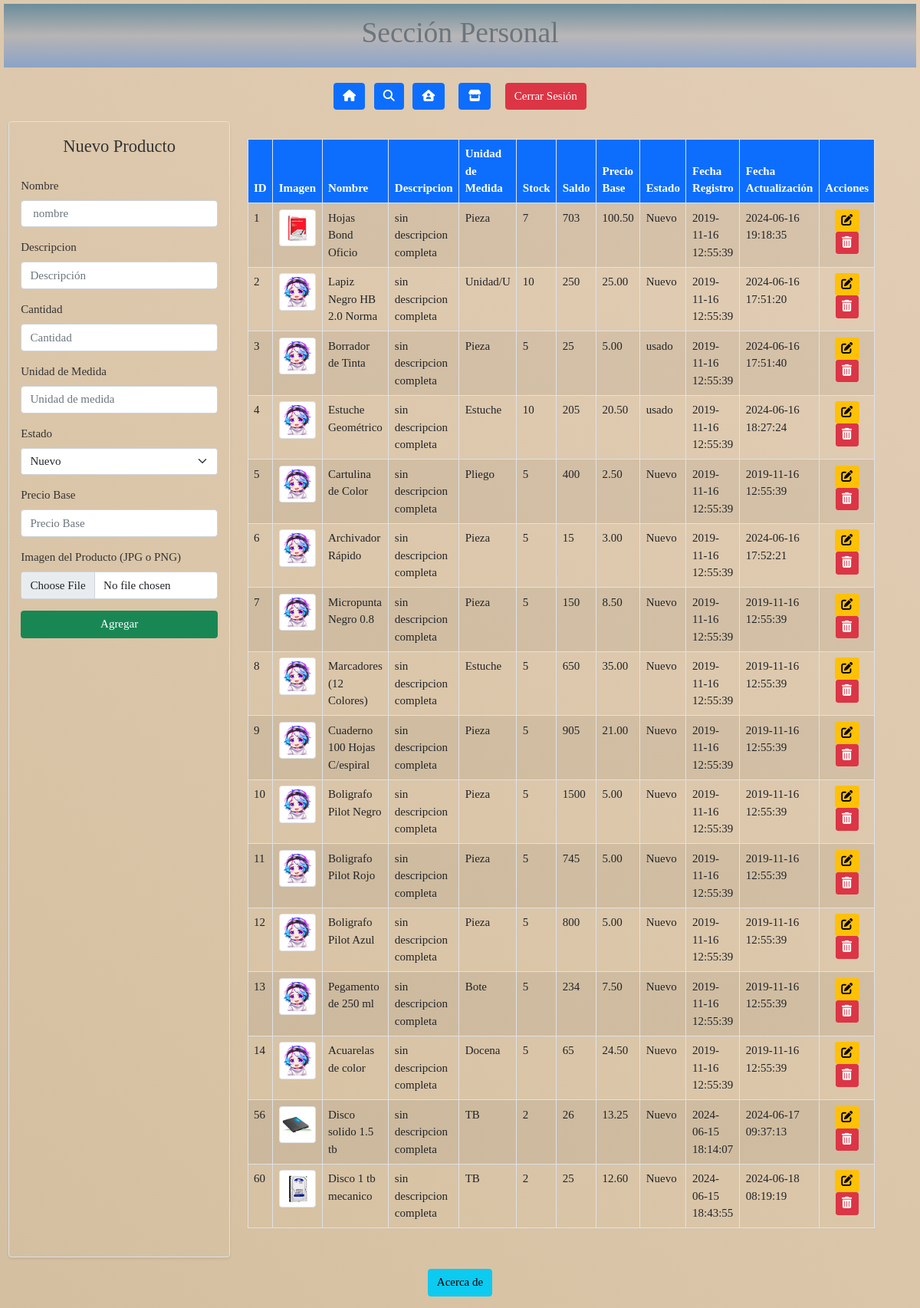
Page /php/pantallas/user.php on the earlier database version.
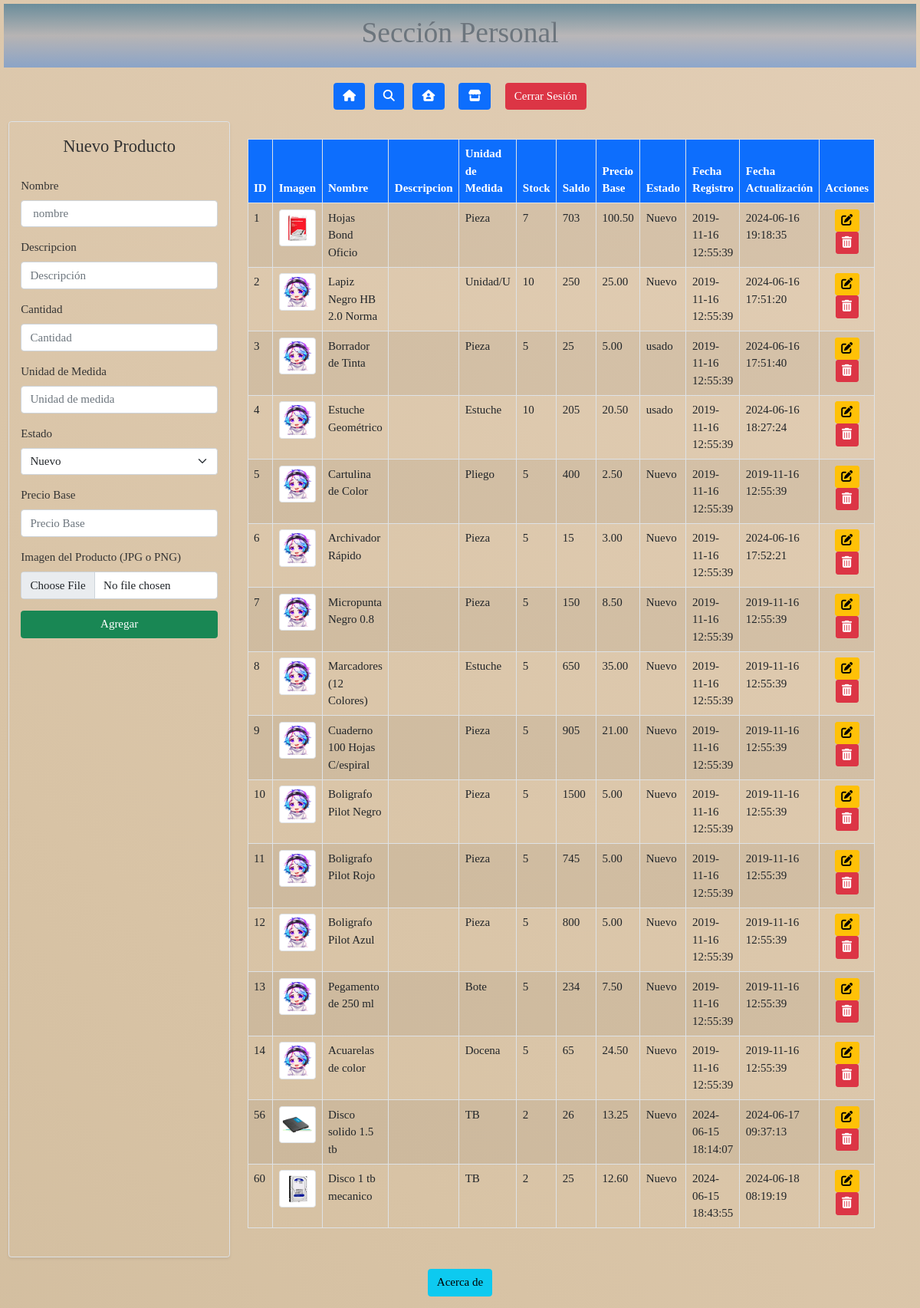
Same page on the later database version.
### tables this page shows
CREATE TABLE `producto` (
  `id` int(11) NOT NULL AUTO_INCREMENT,
  `descripcion` varchar(150) NOT NULL,
  descripcion_complete tinytext ,
  `stock` int(20) NOT NULL DEFAULT 5,
  `unidadMedida` varchar(25) NOT NULL,
  `saldo` double(11,0) NOT NULL,
  `precioBase` decimal(18,2) NOT NULL,
  `fechaRegistro` timestamp NOT NULL DEFAULT current_timestamp(),
  `fechaActualizacion` timestamp NULL DEFAULT NULL,
  `img` varchar(400) NOT NULL DEFAULT 'back.png',
  `idUsuario` int(11) DEFAULT 1,
  `estado` int(11) DEFAULT 1,
  `categoria` int(11) DEFAULT 1,
  PRIMARY KEY (`id`),
  KEY `fk_producto_usuario` (`idUsuario`),
  KEY `fk_producto_estadoproducto` (`estado`),
  CONSTRAINT `fk_producto_estadoproducto` FOREIGN KEY (`estado`) REFERENCES `estadoproducto` (`idestadoProducto`),
  CONSTRAINT `fk_producto_usuario` FOREIGN KEY (`idUsuario`) REFERENCES `usuario` (`idUsuario`)
);

CREATE TABLE `estadoproducto` (
  `idestadoProducto` int(11) NOT NULL AUTO_INCREMENT,
  `estado` varchar(25) NOT NULL,
  PRIMARY KEY (`idestadoProducto`)
);

### php/pantallas/user.php (the view, shortened to what this page needs)
<!DOCTYPE html>
<html lang="es">
<head>
    <link href="https://cdn.jsdelivr.net/npm/bootstrap@5.0.2/dist/css/bootstrap.min.css" rel="stylesheet">
    <link rel="stylesheet" href="/css/user.css">
</head>
<body class="hidden">
    <header class="text-center py-3">
        <h1 class="text-center text-secondary font-weight-bold ">Sección Personal <?=$_SESSION['usuario'].$_SESSION['user_id']?></h1>
    </header>
    <nav class="text-center my-3">
        <button class="btn btn-primary mx-2" title="inicio" onclick="window.location='/index.php'"><i class="fa-solid fa-house"></i></button>
        <a class="btn btn-primary" data-bs-toggle="modal" title="buscar" href="#exampleModalToggle" role="button"><i class="fa-solid fa-magnifying-glass"></i></a>
        <buttom class="btn btn-primary mx-2 " title="perfil" onclick="perfil()"><i class="fa-solid fa-house-user"></i></buttom>
        <buttom class="btn btn-primary mx-2 " title="vender" onclick="window.location.href='/php/pantallas/vender.php'"><i class="fa-solid fa-store"></i></buttom>
        <button class="btn btn-danger mx-2" title="cerrar sesion" onclick="cerrarSesion()">Cerrar Sesión</button>
    </nav>
    <div class="container-fluid row">
    <form class="col-3 p-3 border rounded shadow-sm" method="POST" enctype="multipart/form-data">
            <fieldset>
                <legend class="text-center">Nuevo Producto</legend>
                <?php
                require_once '../controladores/nuevoproducto.php';
                ?>
                <div class="mb-3">
                    <label for="nombre" class="form-label"> Nombre</label>
                    <input type="text" id="nombre" name="nombre" class="form-control"
                        placeholder=" nombre">
                </div>
                <div class="mb-3">
                    <label for="descripcion" class="form-label"> Descripcion </label>
                    <input type="text" id="descripcion" name="descripcion" class="form-control"
                        placeholder="Descripción ">
                </div>
                <div class="mb-3">
                    <label for="cantidad" class="form-label">Cantidad</label>
                    <input type="number" id="cantidad" name="cantidad" class="form-control" placeholder="Cantidad">
                </div>
                <div class="mb-3">
                    <label for="medida" class="form-label">Unidad de Medida</label>
                    <input type="text" id="medida" name="medida" class="form-control" placeholder="Unidad de medida">
                </div>
                <div class="mb-3">
                    <label for="estadoSelect" class="form-label">Estado</label>
                    <select id="estadoSelect" name="estado" class="form-select">
                        <?php
                        $es = $conn->query('select *from estadoproducto');
                        if ($es->num_rows > 0) {
                            while ($estado = $es->fetch_assoc()) {
                        ?>
                        <option value="<?= $estado['idestadoProducto'] ?>"><?= $estado['estado'] ?></option>
                        <?php
                            }
                        }
                        ?>
                    </select>
                </div>
                <div class="mb-3">
                    <label for="precioBase" class="form-label" step="any">Precio Base</label>
                    <input type="decimal" name="precioBase" id="precioBase" class="form-control"
                        placeholder="Precio Base">
                </div>
                <div class="mb-3">
                    <label for="formFile" class="form-label">Imagen del Producto (JPG o PNG)</label>
                    <input class="form-control" type="file" name="img" id="formFile" >
                </div>
                <button type="buttom" name="btnregistrar" value="ok" class="btn btn-success w-100" >Agregar</button>
            </fieldset>
        </form>
        <div class="col-8 p-4">
        <?php
            require_once '../controladores/eliminarProducto.php'
        ?>
            <table class="table table-striped table-hover table-bordered">
                <thead class="bg-primary text-white">
                    <tr>
                        <th scope="col">ID</th>
                        <th scope="col">Imagen</th>
                        <th scope="col">Nombre</th>
                        <th scope="col">Descripcion</th>
                        <th scope="col">Unidad de Medida</th>
                        <th scope="col">Stock</th>
                        <th scope="col">Saldo</th>
                        <th scope="col">Precio Base</th>
                        <th scope="col">Estado</th>
                        <th scope="col">Fecha Registro</th>
                        <th scope="col">Fecha Actualización</th>
                        <th scope="col">Acciones</th>
                    </tr>
                </thead>
                <tbody>
                    <?php
                    $sql = ' select producto.id, producto.img ,producto.descripcion,producto.unidadMedida,producto.stock,
                            producto.saldo ,producto.precioBase, estadoproducto.estado,producto.fechaRegistro,
                            producto.fechaActualizacion,producto.idUsuario,producto.descripcion_complete
                            from producto
                            inner join estadoproducto on producto.estado=estadoproducto.idestadoProducto  order by 1';
                    $result = $conn->query($sql);
                    if ($result->num_rows > 0) {
                        while ($datos = $result->fetch_assoc()) {
                            ?>
                            <tr>
                                <td><?= $datos['id'] ?></td>
                                <td><img src="/img/<?= $datos['img'] ?>" alt="img" class="img-thumbnail" width="60"></td>
                                <td><?= $datos['descripcion'] ?></td>
                                <td><?= $datos['descripcion_complete']?></td>
                                <td><?= $datos['unidadMedida'] ?></td>
                                <td><?= $datos['stock']?></td>
                                <td><?= $datos['saldo'] ?></td>
                                <td><?= $datos['precioBase'] ?></td>
                                <td><?= $datos['estado'] ?></td>
                                <td><?= $datos['fechaRegistro'] ?></td>
                                <td><?= $datos['fechaActualizacion'] ?></td>
                                <td class="text-center">
                                    <a href="/php/pantallas/modifyProduct.php?id=<?=$datos['id']?>" class="btn btn-warning btn-sm"><i class="fa-solid fa-pen-to-square"></i></a>
                                    <a href="/php/pantallas/user.php?id=<?=$datos['id']?>&&img=<?=$datos['img']?>&&page=user" class="btn btn-danger btn-sm"><i class="fa-solid fa-trash-can"></i></a>
                                </td>
                            </tr>
                            <?php
                        }
                    } else {
                        echo "<tr><td colspan='10' class='text-center'>0 resultados</td></tr>";
                    }
                    ?>
                </tbody>
            </table>
        </div>
    </div>
    <footer class="text-center py-3">
        <button class="btn btn-info">Acerca de</button>
    </footer>
</body>
</html>

### css/user.css (style rules this page uses)
* { font-size: 15px; }
header { background: linear-gradient(#6b8d9b,rgba(78, 124, 199, 0.267),rgba(16, 109, 238, 0.4)); margin: 5px; padding: 5px; color: #fff; }
body { display: flex; flex-direction: column; min-height: 100vh; background: linear-gradient(45deg, #b29f7d, #d8c3a5, #f4e1d2); background-size: 400% 400%; animation: gradientAnimation 15s ease infinite; color: #333; font-family: 'Times New Roman', Times, serif; }

Differences in the rows shown:
changed producto "Hojas Bond Oficio": descripcion_complete "sin descripcion completa" → (not shown)
changed producto "Lapiz Negro HB 2.0 Norma": descripcion_complete "sin descripcion completa" → (not shown)
changed producto "Borrador de Tinta": descripcion_complete "sin descripcion completa" → (not shown)
changed producto "Estuche Geométrico": descripcion_complete "sin descripcion completa" → (not shown)
changed producto "Cartulina de Color": descripcion_complete "sin descripcion completa" → (not shown)
changed producto "Archivador Rápido": descripcion_complete "sin descripcion completa" → (not shown)
changed producto "Micropunta Negro 0.8": descripcion_complete "sin descripcion completa" → (not shown)
changed producto "Marcadores (12 Colores)": descripcion_complete "sin descripcion completa" → (not shown)
changed producto "Cuaderno 100 Hojas C/espiral": descripcion_complete "sin descripcion completa" → (not shown)
changed producto "Boligrafo Pilot Negro": descripcion_complete "sin descripcion completa" → (not shown)
changed producto "Boligrafo Pilot Rojo": descripcion_complete "sin descripcion completa" → (not shown)
changed producto "Boligrafo Pilot Azul": descripcion_complete "sin descripcion completa" → (not shown)
changed producto "Pegamento de 250 ml": descripcion_complete "sin descripcion completa" → (not shown)
changed producto "Acuarelas de color": descripcion_complete "sin descripcion completa" → (not shown)
changed producto "Disco solido 1.5 tb": descripcion_complete "sin descripcion completa" → (not shown)
changed producto "Disco 1 tb mecanico": descripcion_complete "sin descripcion completa" → (not shown)
